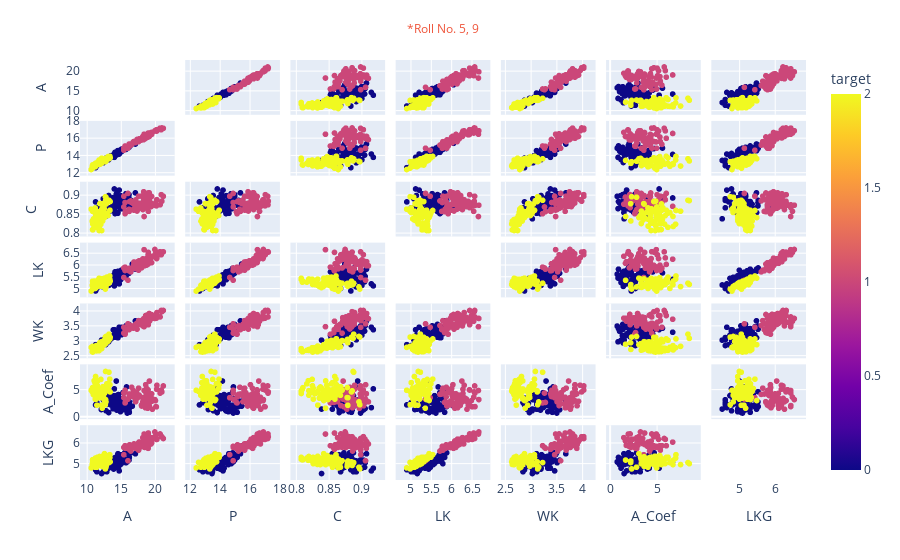

The notebook cell saved with this chart:
### Code cell
import plotly.express as px

# Assuming 'df' is the loaded dataframe containing the wheat seed dataset

features =['A', 'P', 'C', 'LK', 'WK', 'A_Coef', 'LKG']

fig = px.scatter_matrix(
    df,
    dimensions=features,
    color="target",
    
)
fig.update_traces(diagonal_visible=False)
fig.add_annotation(
    x=0.5, y=1.1, xref="paper", yref="paper",
    text="*Roll No. 5, 9", showarrow=False,
    font=dict(size=12, color=px.colors.qualitative.Plotly[1])
)
fig.show()

### Figure 1 — Plotly figure (JSON) as saved in the notebook; plotly's stock layout.template omitted (floating-point values rounded to 4 significant figures; data arrays with more than 128 entries replaced by an {"elided": "..."} marker saying what was removed)
{"data": [{"diagonal": {"visible": false}, "dimensions": [{"axis": {"matches": true}, "label": "A", "values": {"elided": "210 float values"}}, {"axis": {"matches": true}, "label": "P", "values": {"elided": "210 float values"}}, {"axis": {"matches": true}, "label": "C", "values": {"elided": "210 float values"}}, {"axis": {"matches": true}, "label": "LK", "values": {"elided": "210 float values"}}, {"axis": {"matches": true}, "label": "WK", "values": {"elided": "210 float values"}}, {"axis": {"matches": true}, "label": "A_Coef", "values": {"elided": "210 float values"}}, {"axis": {"matches": true}, "label": "LKG", "values": {"elided": "210 float values"}}], "hovertemplate": "%{xaxis.title.text}=%{x}<br>%{yaxis.title.text}=%{y}<br>target=%{marker.color}<extra></extra>", "legendgroup": "", "marker": {"color": {"elided": "210 int values"}, "coloraxis": "coloraxis", "symbol": "circle"}, "name": "", "showlegend": false, "type": "splom"}], "layout": {"annotations": [{"font": {"color": "#EF553B", "size": 12}, "showarrow": false, "text": "*Roll No. 5, 9", "x": 0.5, "xref": "paper", "y": 1.1, "yref": "paper"}], "coloraxis": {"colorbar": {"title": {"text": "target"}}, "colorscale": [[0, "#0d0887"], [0.1111, "#46039f"], [0.2222, "#7201a8"], [0.3333, "#9c179e"], [0.4444, "#bd3786"], [0.5556, "#d8576b"], [0.6667, "#ed7953"], [0.7778, "#fb9f3a"], [0.8889, "#fdca26"], [1, "#f0f921"]]}, "dragmode": "select", "legend": {"tracegroupgap": 0}, "margin": {"t": 60}}}
